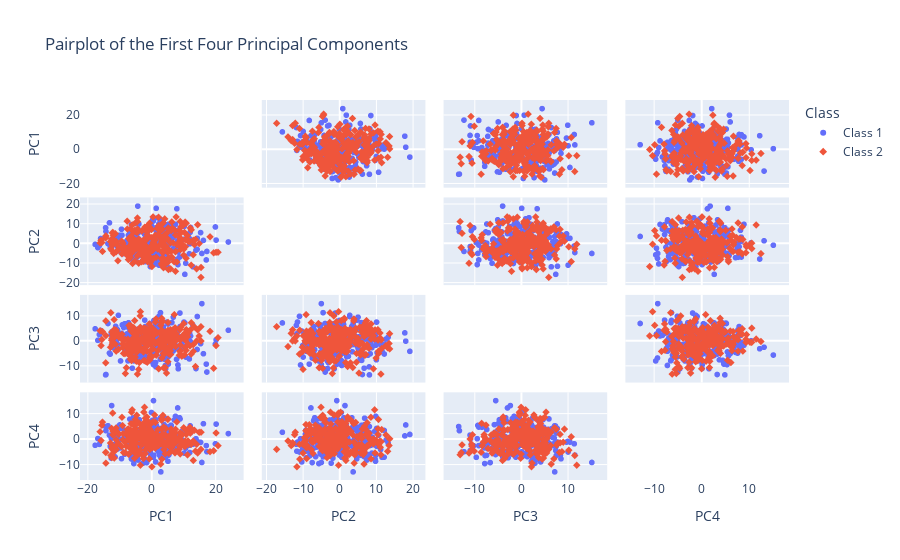

This figure's notebook cell:
### Markdown cell above
### Pairplot

### Code cell
import plotly.express as px

# Prepare data for Plotly
pca_df_plotly = pd.DataFrame(X_pca[:, :4], columns=["PC1", "PC2", "PC3", "PC4"])
pca_df_plotly["Label"] = np.random.choice(["Class 1", "Class 2"], size=pca_df_plotly.shape[0])

# Create a pair plot using Plotly
fig = px.scatter_matrix(
    pca_df_plotly,
    dimensions=["PC1", "PC2", "PC3", "PC4"],
    color="Label",
    title="Pairplot of the First Four Principal Components",
    labels={"Label": "Class"},
    symbol="Label"
)

fig.update_traces(diagonal_visible=False)  # Hide density plots on diagonals
fig.show()

### Figure 1 — Plotly figure (JSON) as saved in the notebook; plotly's stock layout.template omitted (floating-point values rounded to 4 significant figures; data arrays with more than 128 entries replaced by an {"elided": "..."} marker saying what was removed)
{"data": [{"diagonal": {"visible": false}, "dimensions": [{"axis": {"matches": true}, "label": "PC1", "values": {"elided": "244 float values"}}, {"axis": {"matches": true}, "label": "PC2", "values": {"elided": "244 float values"}}, {"axis": {"matches": true}, "label": "PC3", "values": {"elided": "244 float values"}}, {"axis": {"matches": true}, "label": "PC4", "values": {"elided": "244 float values"}}], "hovertemplate": "Class=Class 1<br>%{xaxis.title.text}=%{x}<br>%{yaxis.title.text}=%{y}<extra></extra>", "legendgroup": "Class 1", "marker": {"color": "#636efa", "symbol": "circle"}, "name": "Class 1", "showlegend": true, "type": "splom"}, {"diagonal": {"visible": false}, "dimensions": [{"axis": {"matches": true}, "label": "PC1", "values": {"elided": "256 float values"}}, {"axis": {"matches": true}, "label": "PC2", "values": {"elided": "256 float values"}}, {"axis": {"matches": true}, "label": "PC3", "values": {"elided": "256 float values"}}, {"axis": {"matches": true}, "label": "PC4", "values": {"elided": "256 float values"}}], "hovertemplate": "Class=Class 2<br>%{xaxis.title.text}=%{x}<br>%{yaxis.title.text}=%{y}<extra></extra>", "legendgroup": "Class 2", "marker": {"color": "#EF553B", "symbol": "diamond"}, "name": "Class 2", "showlegend": true, "type": "splom"}], "layout": {"autosize": true, "dragmode": "select", "legend": {"title": {"text": "Class"}, "tracegroupgap": 0}, "title": {"text": "Pairplot of the First Four Principal Components"}, "xaxis": {"autorange": true, "range": [-25.84, 32.12], "type": "linear"}, "xaxis2": {"autorange": true, "range": [-24.23, 26.31], "type": "linear"}, "xaxis3": {"autorange": true, "range": [-19.01, 20.71], "type": "linear"}, "xaxis4": {"autorange": true, "range": [-18.32, 20.63], "type": "linear"}, "yaxis": {"autorange": true, "range": [-25.84, 32.12], "type": "linear"}, "yaxis2": {"autorange": true, "range": [-24.23, 26.31], "type": "linear"}, "yaxis3": {"autorange": true, "range": [-19.01, 20.71], "type": "linear"}, "yaxis4": {"autorange": true, "range": [-18.32, 20.63], "type": "linear"}}}
